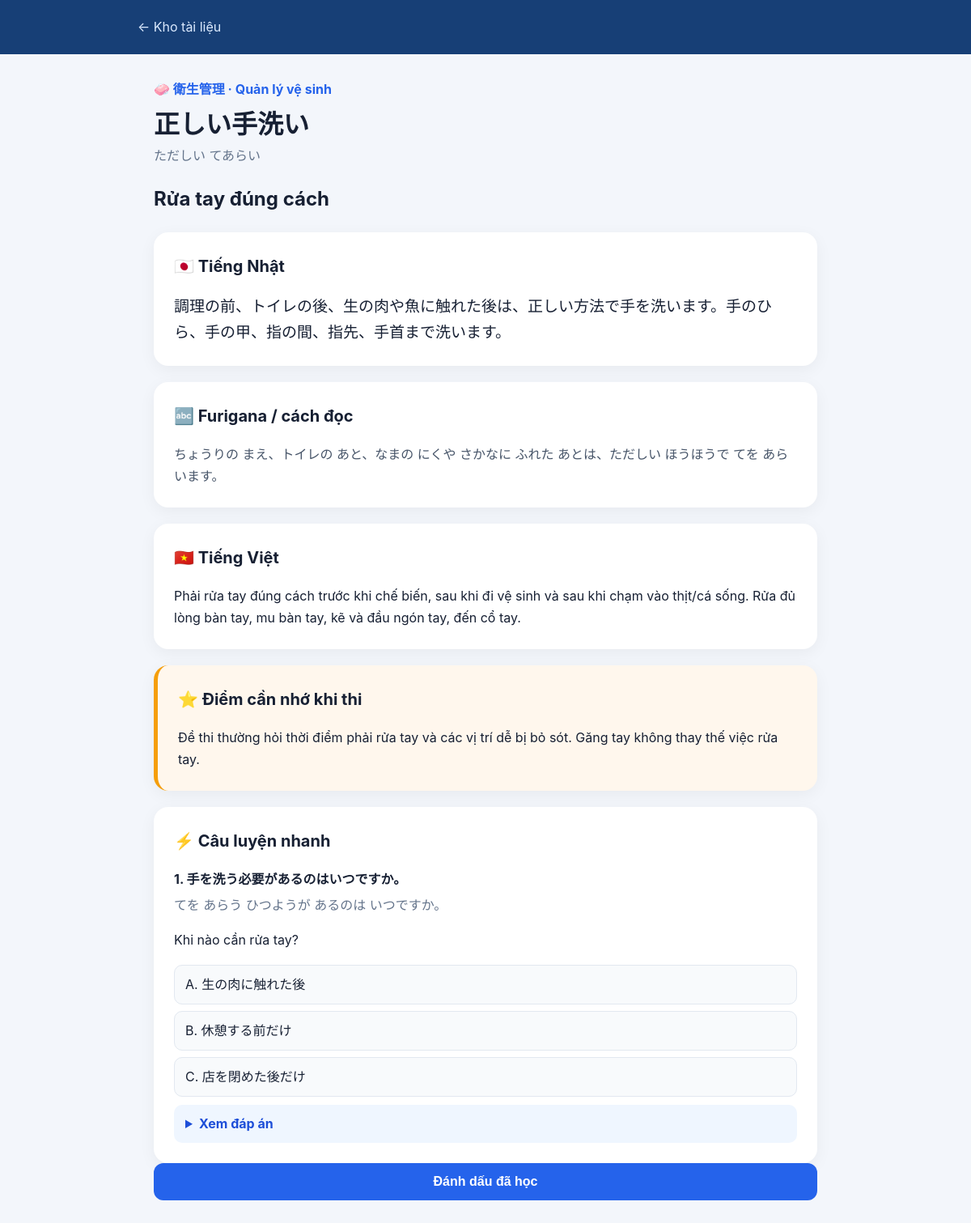
Screenshot of /tokutei1/library/hygiene-management/hand-washing/ with the database file from the repository.
### study/models.py (models this page shows, shortened)
class Lesson(models.Model):
    category = models.ForeignKey(
        LearningCategory,
        on_delete=models.CASCADE,
        related_name='lessons',
    )
    slug = models.SlugField()
    title_jp = models.CharField(max_length=200)
    title_furigana = models.CharField(max_length=250, blank=True, default='')
    title_vi = models.CharField(max_length=200)
    content_jp = models.TextField()
    content_furigana = models.TextField(blank=True, default='')
    content_vi = models.TextField()
    exam_notes_vi = models.TextField(blank=True, default='')
    source_title = models.CharField(max_length=250, blank=True, default='')
    source_url = models.URLField(blank=True, default='')
    order = models.PositiveIntegerField(default=1)
    is_published = models.BooleanField(default=True)
    class Meta:
        ordering = ['category__order', 'order', 'id']
        unique_together = ('category', 'slug')
        verbose_name = 'Bài học'
        verbose_name_plural = 'Bài học'

class LearningCategory(models.Model):
    slug = models.SlugField(unique=True)
    title_jp = models.CharField(max_length=120)
    title_vi = models.CharField(max_length=120)
    description_vi = models.TextField(blank=True, default='')
    icon = models.CharField(max_length=10, blank=True, default='📘')
    order = models.PositiveIntegerField(default=1)
    class Meta:
        ordering = ['order', 'id']
        verbose_name = 'Nhóm tài liệu'
        verbose_name_plural = 'Nhóm tài liệu'

class QuickQuestion(models.Model):
    lesson = models.ForeignKey(
        Lesson,
        on_delete=models.CASCADE,
        related_name='quick_questions',
    )
    question_jp = models.TextField()
    question_furigana = models.TextField(blank=True, default='')
    question_vi = models.TextField()
    option_a = models.CharField(max_length=500)
    option_b = models.CharField(max_length=500)
    option_c = models.CharField(max_length=500)
    correct_answer = models.CharField(
        max_length=1,
        choices=[('A', 'A'), ('B', 'B'), ('C', 'C')],
    )
    explanation_vi = models.TextField(blank=True, default='')
    order = models.PositiveIntegerField(default=1)
    class Meta:
        ordering = ['order', 'id']
        verbose_name = 'Câu luyện nhanh'
        verbose_name_plural = 'Câu luyện nhanh'

### study/views.py (the view)
def lesson_detail(request, category_slug, lesson_slug):
    lesson = get_object_or_404(
        Lesson.objects.select_related('category').prefetch_related('quick_questions'),
        category__slug=category_slug,
        slug=lesson_slug,
        is_published=True,
    )
    completed_ids = request.session.get('completed_lesson_ids', [])
    return render(request, 'study/lesson_detail.html', {
        'lesson': lesson,
        'is_completed': lesson.id in completed_ids,
    })

### study/templates/study/lesson_detail.html (shortened to what this page needs)
<!DOCTYPE html>
<html lang="vi">
<head>
</head>
<body>
<header class="top"><div class="top-inner"><a class="back" href="{% url 'library' %}">← Kho tài liệu</a></div></header>
<main>
    <div class="crumb">{{ lesson.category.icon }} {{ lesson.category.title_jp }} · {{ lesson.category.title_vi }}</div>
    <h1>{{ lesson.title_jp }}</h1>
    {% if lesson.title_furigana %}<p class="furigana">{{ lesson.title_furigana }}</p>{% endif %}
    <h2>{{ lesson.title_vi }}</h2>
    <section class="card"><h2>🇯🇵 Tiếng Nhật</h2><div class="jp-text">{{ lesson.content_jp }}</div></section>
    {% if lesson.content_furigana %}<section class="card"><h2>🔤 Furigana / cách đọc</h2><div class="ruby-text">{{ lesson.content_furigana }}</div></section>{% endif %}
    <section class="card"><h2>🇻🇳 Tiếng Việt</h2><div class="vi-text">{{ lesson.content_vi }}</div></section>
    {% if lesson.exam_notes_vi %}<section class="card note"><h2>⭐ Điểm cần nhớ khi thi</h2><div class="vi-text">{{ lesson.exam_notes_vi }}</div></section>{% endif %}
    <section class="card"><h2>⚡ Câu luyện nhanh</h2>
        {% for question in lesson.quick_questions.all %}<div class="question">
            <strong>{{ forloop.counter }}. {{ question.question_jp }}</strong>
            {% if question.question_furigana %}<div class="furigana">{{ question.question_furigana }}</div>{% endif %}
            <p>{{ question.question_vi }}</p>
            <div class="options"><label>A. {{ question.option_a }}</label><label>B. {{ question.option_b }}</label><label>C. {{ question.option_c }}</label></div>
            <details><summary>Xem đáp án</summary><p><strong>Đáp án {{ question.correct_answer }}</strong></p><p>{{ question.explanation_vi }}</p></details>
        </div>{% empty %}<p>Nội dung luyện nhanh đang được bổ sung.</p>{% endfor %}
    </section>
    <form method="post" action="{% url 'toggle_lesson_progress' lesson.id %}">{% csrf_token %}<button class="complete{% if is_completed %} done{% endif %}" type="submit">{% if is_completed %}✓ Đã học — bấm để bỏ đánh dấu{% else %}Đánh dấu đã học{% endif %}</button></form>
</main>
</body>
</html>

### study/templates/study/lesson_detail.html (style rules this page uses)
* { box-sizing: border-box; }
body { margin:0; font-family:-apple-system,BlinkMacSystemFont,"Segoe UI",Arial,sans-serif; background:#f3f6fb; color:#172033; line-height:1.7; }
.top { background:#173f76; color:white; padding:20px; }
.top-inner, main { max-width:860px; margin:auto; }
.back { color:#dbeafe; text-decoration:none; }
main { padding:30px 20px 70px; }
.crumb { color:#2563eb; font-weight:700; margin-bottom:10px; }
h1 { margin:0; line-height:1.25; }
.furigana { color:#64748b; margin:5px 0; }
.card { background:white; border-radius:18px; padding:25px; margin-top:20px; box-shadow:0 5px 20px rgba(0,0,0,.05); }
.card h2 { margin-top:0; font-size:20px; }
.jp-text { font-size:19px; white-space:pre-line; }
.vi-text, .ruby-text { white-space:pre-line; }
.ruby-text { color:#475569; }
.note { background:#fff7ed; border-left:5px solid #f59e0b; }
.question { border-top:1px solid #e5e7eb; padding-top:18px; margin-top:18px; }
.question:first-of-type { border-top:0; margin-top:0; padding-top:0; }
.options label { display:block; background:#f8fafc; border:1px solid #e2e8f0; border-radius:10px; padding:10px 13px; margin:8px 0; cursor:pointer; }
details { margin-top:10px; background:#eff6ff; border-radius:10px; padding:10px 14px; }
summary { color:#1d4ed8; font-weight:700; cursor:pointer; }
.complete { width:100%; border:0; border-radius:12px; padding:14px; font-size:16px; font-weight:800; cursor:pointer; background:#2563eb; color:white; }

### rows the page displays
Lesson: category.icon "🧼", category.title_jp "衛生管理", category.title_vi "Quản lý vệ sinh", title_jp "正しい手洗い", title_furigana "ただしい てあらい", title_vi "Rửa tay đúng cách", content_jp "調理の前、トイレの後、生の肉や魚に触れた後は、正しい方法で手を洗います。手のひら、手の甲、指の間、指先、手首まで洗います。", content_furigana "ちょうりの まえ、トイレの あと、なまの にくや さかなに ふれた あとは、ただしい ほうほうで てを あらいます。", content_vi "Phải rửa tay đúng cách trước khi chế biến, sau khi đi vệ sinh và sau khi chạm vào thịt/cá sống. Rửa đủ lòng bàn tay, mu bàn tay, kẽ và đầu ngón tay, đến cổ tay.", exam_notes_vi "Đề thi thường hỏi thời điểm phải rửa tay và các vị trí dễ bị bỏ sót. Găng tay không thay thế việc rửa tay."
QuickQuestion: question_jp "手を洗う必要があるのはいつですか。", question_furigana "てを あらう ひつようが あるのは いつですか。", question_vi "Khi nào cần rửa tay?", option_a "生の肉に触れた後", option_b "休憩する前だけ", option_c "店を閉めた後だけ"
